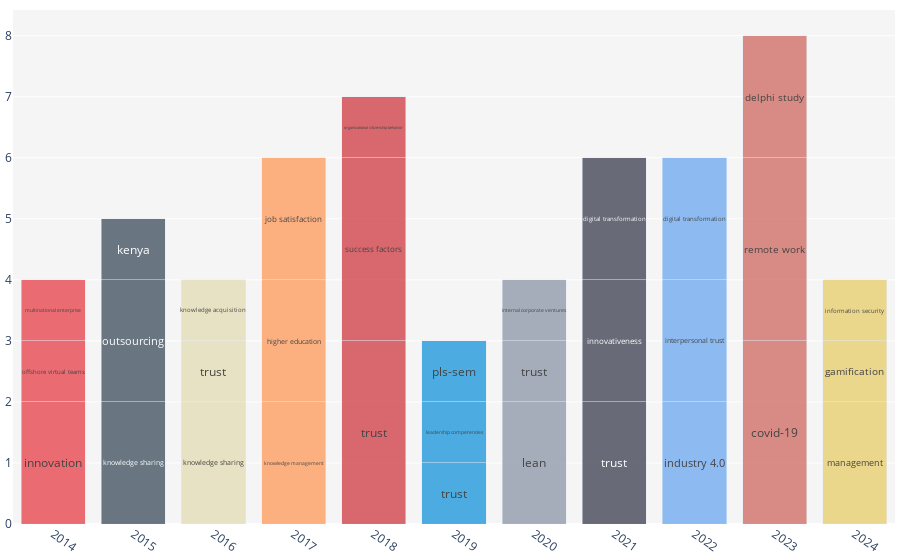

Notebook cell for this chart:
### Code cell
# Arguments: view              = 'notebook', 'browser' ('notebook' -> To plot in your prefered Notebook App. 'browser' -> To plot in your prefered browser window);
#            key               = 'abs', 'title', 'jou, 'kwa', or 'kwp';
#            stop_words        = A list of stopwords to clean the corpus. ['ar', 'bn', 'bg', 'cs', 'en', 'fi', 'fr', 'de', 'el', 'hi', 'he', 'hu', 'it', 'ja', 'ko',  'mr', 'fa', 'pl', 'pt-br', 'ro', 'ru', 'es', 'sv', 'sk', 'zh', 'th', 'uk'];
#                                'ar' = Arabic; 'bn' = Bengali; 'bg' = Bulgarian; 'cs' = Czech; 'en' = English; 'fi' = Finnish; 'fr' = French; 'de' = German; 'el' = Greek; 'he' = Hebrew;'hi' = Hindi; 'hu' = Hungarian; 'it' = Italian;
#                                'ja' = Japanese; 'ko' = Korean; 'mr' =  Marathi; 'fa' =  Persian; 'pl' =  Polish; 'pt-br' = Potuguese-Brazilian; 'ro' = Romanian; 'ru' = Russian; 'es' =  Spanish; 'sk' = Slovak; 'sv' = Swedish;
#                                'zh' = Chinese; 'th' = Thai; 'uk' = Ukrainian
#            rmv_custom_words  = A list of custom stopwords to clean the corpus;
#            topn              = Total number entities;
#            txt_font_size     = Font size of the text inside the bins;
#            start             = Start Year; -1 = all years
#            end               = End Year;   -1 = all years
bibfile.plot_evolution_year(view             = 'notebook',
                            stop_words       = ['en'],
                            rmv_custom_words = [],
                            key              = 'kwa',
                            topn             = 3,
                            txt_font_size    = 12,
                            start            = 2014,
                            end              = 2024)

### Figure 1 — Plotly figure (JSON) as saved in the notebook; plotly's stock layout.template omitted (floating-point values rounded to 4 significant figures)
{"data": [{"hoverinfo": "text", "hovertext": ["innovation (2)", "offshore virtual teams (1)", "multinational enterprise (1)"], "insidetextanchor": "middle", "marker": {"color": "rgba(229,50,59,0.7)"}, "text": ["innovation", "offshore virtual teams", "multinational enterprise"], "textangle": 0, "textfont": {"size": 12}, "type": "bar", "x": [2014, 2014, 2014], "y": [2, 1, 1]}, {"hoverinfo": "text", "hovertext": ["knowledge sharing (2)", "outsourcing (2)", "kenya (1)"], "insidetextanchor": "middle", "marker": {"color": "rgba(46,64,82,0.7)"}, "text": ["knowledge sharing", "outsourcing", "kenya"], "textangle": 0, "textfont": {"size": 12}, "type": "bar", "x": [2015, 2015, 2015], "y": [2, 2, 1]}, {"hoverinfo": "text", "hovertext": ["knowledge sharing (2)", "trust (1)", "knowledge acquisition (1)"], "insidetextanchor": "middle", "marker": {"color": "rgba(225,218,174,0.7)"}, "text": ["knowledge sharing", "trust", "knowledge acquisition"], "textangle": 0, "textfont": {"size": 12}, "type": "bar", "x": [2016, 2016, 2016], "y": [2, 1, 1]}, {"hoverinfo": "text", "hovertext": ["knowledge management (2)", "higher education (2)", "job satisfaction (2)"], "insidetextanchor": "middle", "marker": {"color": "rgba(255,147,79,0.7)"}, "text": ["knowledge management", "higher education", "job satisfaction"], "textangle": 0, "textfont": {"size": 12}, "type": "bar", "x": [2017, 2017, 2017], "y": [2, 2, 2]}, {"hoverinfo": "text", "hovertext": ["trust (3)", "success factors (3)", "organizational citizenship behavior (1)"], "insidetextanchor": "middle", "marker": {"color": "rgba(204,45,53,0.7)"}, "text": ["trust", "success factors", "organizational citizenship behavior"], "textangle": 0, "textfont": {"size": 12}, "type": "bar", "x": [2018, 2018, 2018], "y": [3, 3, 1]}, {"hoverinfo": "text", "hovertext": ["trust (1)", "leadership competencies (1)", "pls-sem (1)"], "insidetextanchor": "middle", "marker": {"color": "rgba(5,142,217,0.7)"}, "text": ["trust", "leadership competencies", "pls-sem"], "textangle": 0, "textfont": {"size": 12}, "type": "bar", "x": [2019, 2019, 2019], "y": [1, 1, 1]}, {"hoverinfo": "text", "hovertext": ["lean (2)", "trust (1)", "internal corporate ventures (1)"], "insidetextanchor": "middle", "marker": {"color": "rgba(132,143,162,0.7)"}, "text": ["lean", "trust", "internal corporate ventures"], "textangle": 0, "textfont": {"size": 12}, "type": "bar", "x": [2020, 2020, 2020], "y": [2, 1, 1]}, {"hoverinfo": "text", "hovertext": ["trust (2)", "innovativeness (2)", "digital transformation (2)"], "insidetextanchor": "middle", "marker": {"color": "rgba(45,49,66,0.7)"}, "text": ["trust", "innovativeness", "digital transformation"], "textangle": 0, "textfont": {"size": 12}, "type": "bar", "x": [2021, 2021, 2021], "y": [2, 2, 2]}, {"hoverinfo": "text", "hovertext": ["industry 4.0 (2)", "interpersonal trust (2)", "digital transformation (2)"], "insidetextanchor": "middle", "marker": {"color": "rgba(98,163,240,0.7)"}, "text": ["industry 4.0", "interpersonal trust", "digital transformation"], "textangle": 0, "textfont": {"size": 12}, "type": "bar", "x": [2022, 2022, 2022], "y": [2, 2, 2]}, {"hoverinfo": "text", "hovertext": ["covid-19 (3)", "remote work (3)", "delphi study (2)"], "insidetextanchor": "middle", "marker": {"color": "rgba(204,95,84,0.7)"}, "text": ["covid-19", "remote work", "delphi study"], "textangle": 0, "textfont": {"size": 12}, "type": "bar", "x": [2023, 2023, 2023], "y": [3, 3, 2]}, {"hoverinfo": "text", "hovertext": ["management (2)", "gamification (1)", "information security (1)"], "insidetextanchor": "middle", "marker": {"color": "rgba(230,203,96,0.7)"}, "text": ["management", "gamification", "information security"], "textangle": 0, "textfont": {"size": 12}, "type": "bar", "x": [2024, 2024, 2024], "y": [2, 1, 1]}], "layout": {"barmode": "stack", "hovermode": "closest", "margin": {"b": 10, "l": 5, "r": 5, "t": 10}, "plot_bgcolor": "#f5f5f5", "showlegend": false, "xaxis": {"showticklabels": true, "tickangle": 35, "type": "category"}}}
